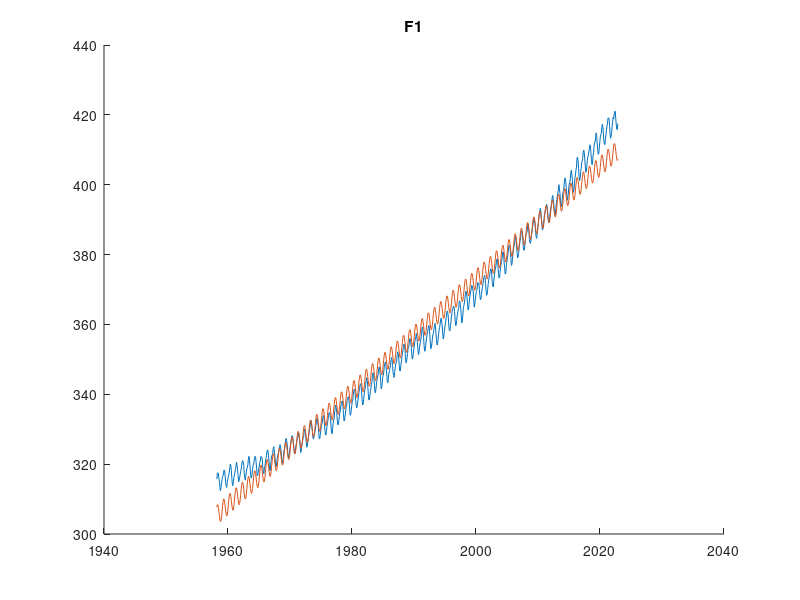
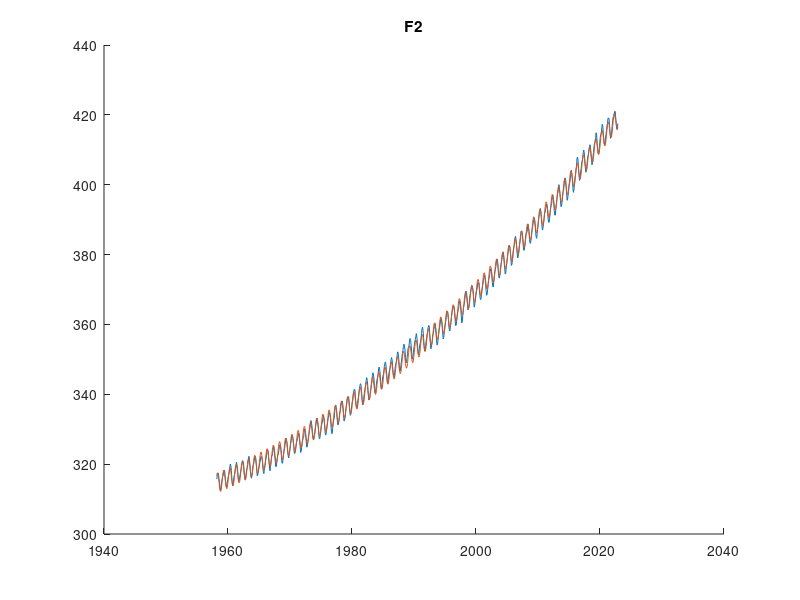

MATLAB code to generate these figures, in order:
P = load("data.txt");
D = P(:, 3:4); % D(1) = date_decimal, D(2) = value

% model F1(a, b, c, d, t) = a1 * t + b1 + c1 * sin(2π * t) + d1 * cos(2π * t)
f1 = @(t)  [t, 1, sin(2*pi*t), cos(2*pi*t)];
for i = 1:size(D, 1)
    t = D(i, 1);
    A1(i, :) = f1(t);
end

x1 = A1 \ D(: , 2);

for i = 1:size(D, 1)
    t = D(i, 1);
    F1(i) = f1(t) * x1; 
end

figure
title("F1")
hold on
plot(D(:, 1), D(:, 2))
plot(D(:, 1), F1)


% model F2(a, b, c, d, e, t) = a2 * t ^ 2 + b2 * t + c2 + d2 * sin(2π * t) + e2 * cos(2π * t)
f2 = @(t)  [t^2, t, 1, sin(2*pi*t), cos(2*pi*t)];
for i = 1:size(D, 1)
    t = D(i, 1);
    A2(i, :) = f2(t);
end

x2 = A2 \ D(: , 2);

for i = 1:size(D, 1)
    t = D(i, 1);
    F2(i) = f2(t) * x2; 
end

figure
title("F2")
hold on
plot(D(:, 1), D(:, 2))
plot(D(:, 1), F2)

disp("2050 - F1 and F2")
f1(2050) * x1
f2(2050) * x2

disp("2100 - F1 and F2")
f1(2100) * x1
f2(2100) * x2